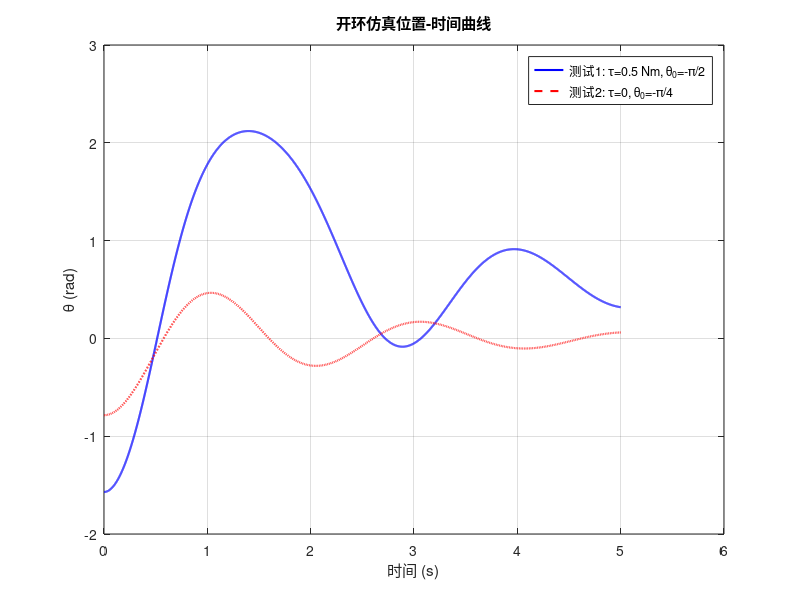

Write the MATLAB code that produced this figure.
clear; clc; close all;
I = 0.1;       % 转动惯量 kg·m^2
b = 0.1;       % 粘性阻尼 N·m·s/rad
mgl = 1.0;     % 重力矩系数 N·m

% ===== 仿真参数 =====
dt = 0.001;    % 时间步长 1 ms
t_end = 5;     % 总仿真时长

% ===== 动力学函数：输入状态和力矩，输出角加速度 =====
dynamics = @(theta, thetadot, tau) ...
    (tau - b*thetadot - mgl*sin(theta)) / I;

% ===== 一阶欧拉积分器 =====
simulate = @(theta0, thetadot0, tau_func, t_end, dt) ...
    euler_integrator(theta0, thetadot0, tau_func, t_end, dt, dynamics);

function [t, theta, thetadot] = euler_integrator(theta0, thetadot0, tau_func, t_end, dt, dynamics)
    n = round(t_end/dt);%四舍五入取整
    t = zeros(n+1,1);
    theta = zeros(n+1,1);
    thetadot = zeros(n+1,1);
    theta(1) = theta0;
    thetadot(1) = thetadot0;
    for k = 1:n
        tau = tau_func(t(k), theta(k), thetadot(k));
        thetaddot = dynamics(theta(k), thetadot(k), tau);
        theta(k+1) = theta(k) + thetadot(k)*dt;
        thetadot(k+1) = thetadot(k) + thetaddot*dt;
        t(k+1) = t(k)+dt;  
    end
end

% ===== 测试用例1：初始θ=-π/2，恒定力矩0.5 N·m =====
tau_const1 = @(t, th, thd) 0.5;
[t1, th1, thd1] = simulate(-pi/2, 0, tau_const1, t_end, dt);

% ===== 测试用例2：初始θ=-π/4，力矩0 =====
tau_zero = @(t, th, thd) 0;
[t2, th2, thd2] = simulate(-pi/4, 0, tau_zero, t_end, dt);

% ===== 绘图 =====
figure;
plot(t1, th1, 'b-', 'LineWidth',1.5); hold on;
plot(t2, th2, 'r--', 'LineWidth',1.5);
grid on;
xlabel('时间 (s)');
ylabel('\theta (rad)');
legend('测试1: \tau=0.5 Nm, \theta_0=-\pi/2', ...
       '测试2: \tau=0, \theta_0=-\pi/4','Location','best');
title('开环仿真位置‑时间曲线');
